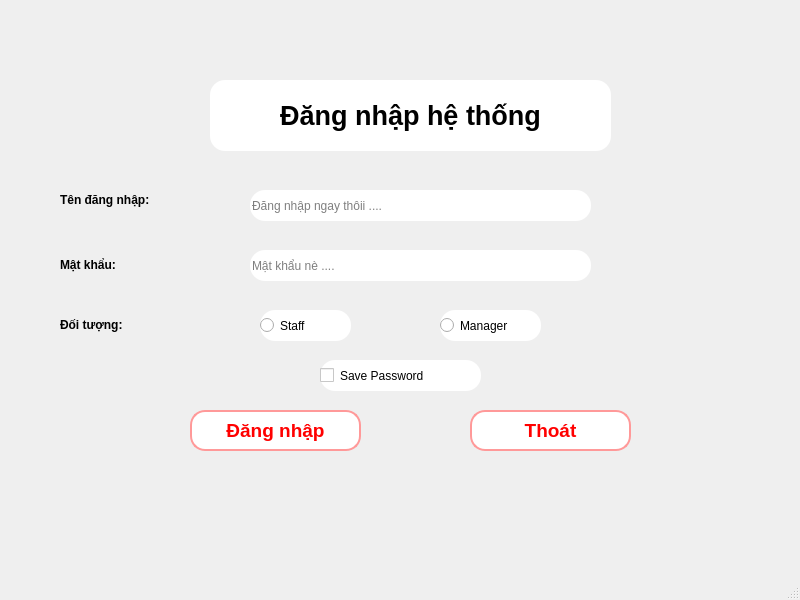
<?xml version="1.0" encoding="UTF-8"?>
<ui version="4.0">
 <class>MainWindow</class>
 <widget class="QMainWindow" name="MainWindow">
  <property name="geometry">
   <rect>
    <x>0</x>
    <y>0</y>
    <width>800</width>
    <height>600</height>
   </rect>
  </property>
  <property name="windowTitle">
   <string>Login_MainWindow</string>
  </property>
  <widget class="QWidget" name="centralwidget">
   <widget class="QLabel" name="label">
    <property name="geometry">
     <rect>
      <x>50</x>
      <y>70</y>
      <width>700</width>
      <height>431</height>
     </rect>
    </property>
    <property name="text">
     <string/>
    </property>
    <property name="pixmap">
     <pixmap>../../../../../Download/Thiết kế chưa có tên.png</pixmap>
    </property>
   </widget>
   <widget class="QLabel" name="label_2">
    <property name="geometry">
     <rect>
      <x>210</x>
      <y>80</y>
      <width>401</width>
      <height>71</height>
     </rect>
    </property>
    <property name="font">
     <font>
      <family>MS Shell Dlg 2</family>
      <pointsize>22</pointsize>
      <weight>50</weight>
      <italic>false</italic>
      <bold>false</bold>
     </font>
    </property>
    <property name="styleSheet">
     <string notr="true">background-color: white;
font: 15pt &quot;.AppleSystemUIFont&quot;;
font: 75 22pt &quot;MS Shell Dlg 2&quot;;
font: 22pt &quot;MS Shell Dlg 2&quot;;
border-radius: 15px;
color: rgb(0,0,0)</string>
    </property>
    <property name="text">
     <string>&lt;html&gt;&lt;head/&gt;&lt;body&gt;&lt;p align=&quot;center&quot;&gt;&lt;span style=&quot; font-size:20pt; font-weight:600;&quot;&gt;Đăng nhập hệ thống&lt;/span&gt;&lt;/p&gt;&lt;/body&gt;&lt;/html&gt;</string>
    </property>
   </widget>
   <widget class="QLineEdit" name="lineEditUserName">
    <property name="geometry">
     <rect>
      <x>250</x>
      <y>190</y>
      <width>341</width>
      <height>31</height>
     </rect>
    </property>
    <property name="styleSheet">
     <string notr="true">border-radius: 15px;
background-color: rgb(255, 255, 255);
color: rgb(0, 0, 0);
</string>
    </property>
    <property name="placeholderText">
     <string>Đăng nhập ngay thôii ....</string>
    </property>
   </widget>
   <widget class="QLabel" name="label_3">
    <property name="geometry">
     <rect>
      <x>60</x>
      <y>180</y>
      <width>191</width>
      <height>41</height>
     </rect>
    </property>
    <property name="styleSheet">
     <string notr="true">font: 75 14pt &quot;MS Shell Dlg 2&quot;;</string>
    </property>
    <property name="text">
     <string>&lt;html&gt;&lt;head/&gt;&lt;body&gt;&lt;p&gt;&lt;span style=&quot; font-weight:600;&quot;&gt;Tên đăng nhập:&lt;/span&gt;&lt;/p&gt;&lt;/body&gt;&lt;/html&gt;</string>
    </property>
   </widget>
   <widget class="QLabel" name="label_4">
    <property name="geometry">
     <rect>
      <x>60</x>
      <y>250</y>
      <width>131</width>
      <height>31</height>
     </rect>
    </property>
    <property name="styleSheet">
     <string notr="true">font: 75 14pt &quot;MS Shell Dlg 2&quot;;</string>
    </property>
    <property name="text">
     <string>&lt;html&gt;&lt;head/&gt;&lt;body&gt;&lt;p&gt;&lt;span style=&quot; font-weight:600;&quot;&gt;Mật khẩu:&lt;/span&gt;&lt;/p&gt;&lt;/body&gt;&lt;/html&gt;</string>
    </property>
   </widget>
   <widget class="QLineEdit" name="lineEditPassword">
    <property name="geometry">
     <rect>
      <x>250</x>
      <y>250</y>
      <width>341</width>
      <height>31</height>
     </rect>
    </property>
    <property name="styleSheet">
     <string notr="true">border-radius: 15px;
background-color: rgb(255, 255, 255);
color: rgb(0, 0, 0);
</string>
    </property>
    <property name="text">
     <string/>
    </property>
    <property name="echoMode">
     <enum>QLineEdit::Password</enum>
    </property>
    <property name="placeholderText">
     <string>Mật khẩu nè ....</string>
    </property>
   </widget>
   <widget class="QPushButton" name="pushButtonLogin">
    <property name="geometry">
     <rect>
      <x>190</x>
      <y>410</y>
      <width>171</width>
      <height>41</height>
     </rect>
    </property>
    <property name="font">
     <font>
      <family>MS Shell Dlg 2</family>
      <pointsize>14</pointsize>
      <weight>75</weight>
      <italic>false</italic>
      <bold>true</bold>
     </font>
    </property>
    <property name="toolTip">
     <string>&lt;html&gt;&lt;head/&gt;&lt;body&gt;&lt;p&gt;&lt;span style=&quot; font-weight:600;&quot;&gt;Đăng nhập&lt;/span&gt;&lt;/p&gt;&lt;/body&gt;&lt;/html&gt;</string>
    </property>
    <property name="styleSheet">
     <string notr="true">
       QPushButton {
           background-color: #FFFFFF;
           color: #FF0000;
           border: 2px solid #FF9999;
           border-radius: 15px;
           font: bold 14pt;
       }
       QPushButton:hover {
           background-color: #FFEEEE;
       }
       QPushButton:pressed {
           background-color: #FFCCCC;
       }
      </string>
    </property>
    <property name="text">
     <string>Đăng nhập</string>
    </property>
    <property name="icon">
     <iconset>
      <normaloff>../../../Download/8679838_login_box_line_icon.png</normaloff>../../../Download/8679838_login_box_line_icon.png</iconset>
    </property>
   </widget>
   <widget class="QPushButton" name="pushButtonExit">
    <property name="geometry">
     <rect>
      <x>470</x>
      <y>410</y>
      <width>161</width>
      <height>41</height>
     </rect>
    </property>
    <property name="font">
     <font>
      <family>MS Shell Dlg 2</family>
      <pointsize>14</pointsize>
      <weight>75</weight>
      <italic>false</italic>
      <bold>true</bold>
     </font>
    </property>
    <property name="toolTip">
     <string>&lt;html&gt;&lt;head/&gt;&lt;body&gt;&lt;p&gt;&lt;span style=&quot; font-weight:600;&quot;&gt;Đăng nhập&lt;/span&gt;&lt;/p&gt;&lt;/body&gt;&lt;/html&gt;</string>
    </property>
    <property name="styleSheet">
     <string notr="true">
       QPushButton {
           background-color: #FFFFFF;
           color: #FF0000;
           border: 2px solid #FF9999;
           border-radius: 15px;
           font: bold 14pt;
       }
       QPushButton:hover {
           background-color: #FFEEEE;
       }
       QPushButton:pressed {
           background-color: #FFCCCC;
       }
      </string>
    </property>
    <property name="text">
     <string>Thoát</string>
    </property>
    <property name="icon">
     <iconset>
      <normaloff>../../../Download/3994382_access_close_exit_logout_sign out_icon.png</normaloff>../../../Download/3994382_access_close_exit_logout_sign out_icon.png</iconset>
    </property>
   </widget>
   <widget class="QCheckBox" name="checkBoxSavePassWord">
    <property name="geometry">
     <rect>
      <x>320</x>
      <y>360</y>
      <width>161</width>
      <height>31</height>
     </rect>
    </property>
    <property name="toolTip">
     <string>&lt;html&gt;&lt;head/&gt;&lt;body&gt;&lt;p align=&quot;center&quot;&gt;&lt;br/&gt;&lt;/p&gt;&lt;/body&gt;&lt;/html&gt;</string>
    </property>
    <property name="styleSheet">
     <string notr="true">background-color: rgb(255, 255, 255);
border-radius: 15px;
font: 12pt &quot;MS Shell Dlg 2&quot;;
color: rgb(0,0,0)</string>
    </property>
    <property name="text">
     <string>Save Password</string>
    </property>
   </widget>
   <widget class="QRadioButton" name="radioButtonStaff">
    <property name="geometry">
     <rect>
      <x>260</x>
      <y>310</y>
      <width>91</width>
      <height>31</height>
     </rect>
    </property>
    <property name="toolTip">
     <string>&lt;html&gt;&lt;head/&gt;&lt;body&gt;&lt;p align=&quot;center&quot;&gt;&lt;span style=&quot; font-size:14pt;&quot;&gt;Staff&lt;/span&gt;&lt;/p&gt;&lt;/body&gt;&lt;/html&gt;</string>
    </property>
    <property name="styleSheet">
     <string notr="true">font: 12pt &quot;MS Shell Dlg 2&quot;;
font: 13pt &quot;.AppleSystemUIFont&quot;;
border-color: rgb(255, 0, 0);
background-color: rgb(255, 255, 255);
border-radius: 15px;
color: rgb(0,0,0)</string>
    </property>
    <property name="text">
     <string>Staff</string>
    </property>
   </widget>
   <widget class="QRadioButton" name="radioButtonManager">
    <property name="geometry">
     <rect>
      <x>440</x>
      <y>310</y>
      <width>101</width>
      <height>31</height>
     </rect>
    </property>
    <property name="toolTip">
     <string>&lt;html&gt;&lt;head/&gt;&lt;body&gt;&lt;p align=&quot;center&quot;&gt;&lt;span style=&quot; font-size:14pt;&quot;&gt;Staff&lt;/span&gt;&lt;/p&gt;&lt;/body&gt;&lt;/html&gt;</string>
    </property>
    <property name="styleSheet">
     <string notr="true">font: 12pt &quot;MS Shell Dlg 2&quot;;
font: 13pt &quot;.AppleSystemUIFont&quot;;
border-color: rgb(255, 0, 0);
background-color: rgb(255, 255, 255);
border-radius: 15px;
color: rgb(0,0,0)
</string>
    </property>
    <property name="text">
     <string>Manager</string>
    </property>
   </widget>
   <widget class="QLabel" name="label_5">
    <property name="geometry">
     <rect>
      <x>60</x>
      <y>310</y>
      <width>131</width>
      <height>31</height>
     </rect>
    </property>
    <property name="styleSheet">
     <string notr="true">font: 75 14pt &quot;MS Shell Dlg 2&quot;;</string>
    </property>
    <property name="text">
     <string>&lt;html&gt;&lt;head/&gt;&lt;body&gt;&lt;p&gt;&lt;span style=&quot; font-weight:600;&quot;&gt;Đối tượng:&lt;/span&gt;&lt;/p&gt;&lt;/body&gt;&lt;/html&gt;</string>
    </property>
   </widget>
  </widget>
  <widget class="QMenuBar" name="menubar">
   <property name="geometry">
    <rect>
     <x>0</x>
     <y>0</y>
     <width>800</width>
     <height>26</height>
    </rect>
   </property>
  </widget>
  <widget class="QStatusBar" name="statusbar"/>
 </widget>
 <resources/>
 <connections/>
</ui>
